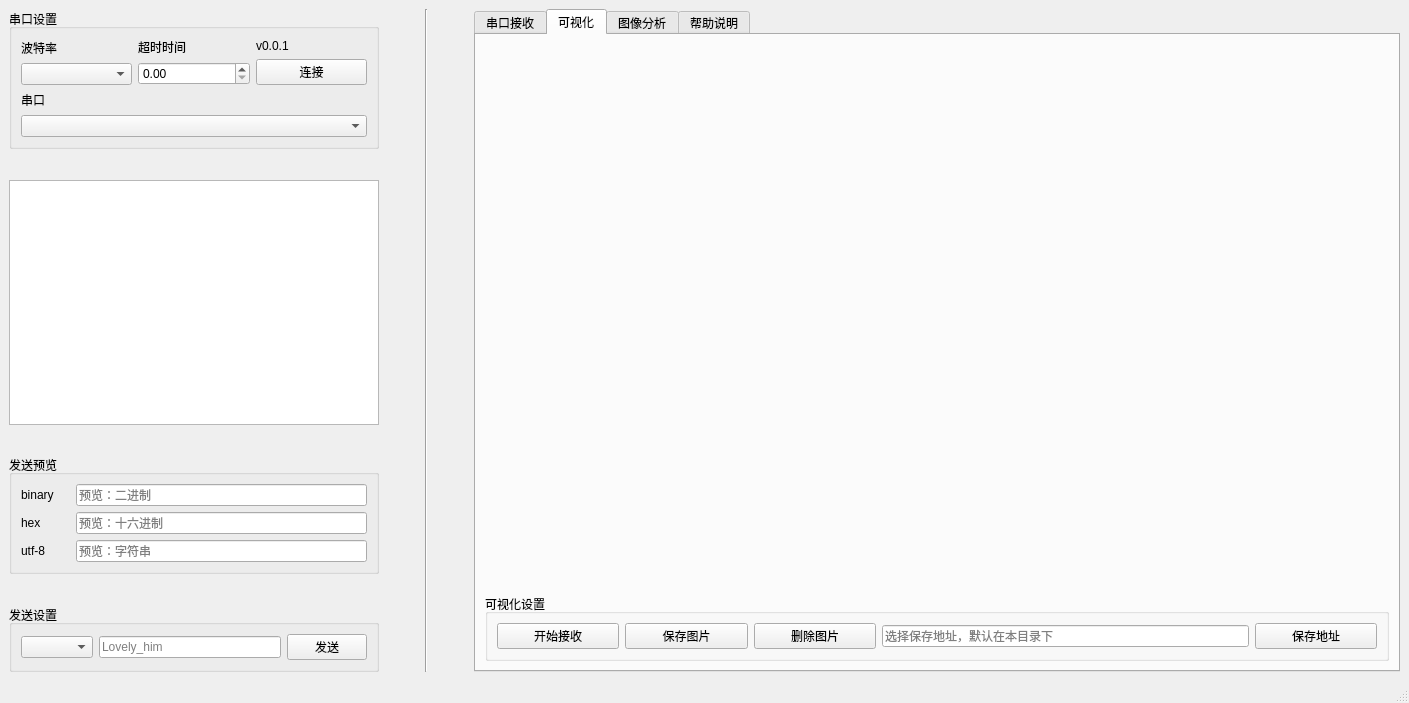
<?xml version="1.0" encoding="UTF-8"?>
<ui version="4.0">
 <class>MainWindow</class>
 <widget class="QMainWindow" name="MainWindow">
  <property name="geometry">
   <rect>
    <x>0</x>
    <y>0</y>
    <width>1409</width>
    <height>703</height>
   </rect>
  </property>
  <property name="windowTitle">
   <string>MainWindow</string>
  </property>
  <widget class="QWidget" name="centralwidget">
   <layout class="QHBoxLayout" name="horizontalLayout_10" stretch="10,0,0,0,25">
    <item>
     <layout class="QVBoxLayout" name="verticalLayout_7" stretch="0,1,10,1,0,1,0">
      <item>
       <widget class="QGroupBox" name="groupBox">
        <property name="sizePolicy">
         <sizepolicy hsizetype="Preferred" vsizetype="Preferred">
          <horstretch>0</horstretch>
          <verstretch>0</verstretch>
         </sizepolicy>
        </property>
        <property name="title">
         <string>串口设置</string>
        </property>
        <layout class="QVBoxLayout" name="verticalLayout_14">
         <item>
          <layout class="QHBoxLayout" name="horizontalLayout">
           <item>
            <layout class="QVBoxLayout" name="verticalLayout_2">
             <item>
              <widget class="QLabel" name="label_2">
               <property name="text">
                <string>波特率</string>
               </property>
              </widget>
             </item>
             <item>
              <widget class="QComboBox" name="comboBox_2"/>
             </item>
            </layout>
           </item>
           <item>
            <layout class="QVBoxLayout" name="verticalLayout_3">
             <item>
              <widget class="QLabel" name="label_3">
               <property name="text">
                <string>超时时间</string>
               </property>
              </widget>
             </item>
             <item>
              <widget class="QDoubleSpinBox" name="doubleSpinBox"/>
             </item>
            </layout>
           </item>
           <item>
            <layout class="QVBoxLayout" name="verticalLayout_4">
             <item>
              <widget class="QLabel" name="label_4">
               <property name="text">
                <string>v0.0.1</string>
               </property>
              </widget>
             </item>
             <item>
              <widget class="QPushButton" name="pushButton">
               <property name="text">
                <string>连接</string>
               </property>
              </widget>
             </item>
            </layout>
           </item>
          </layout>
         </item>
         <item>
          <layout class="QVBoxLayout" name="verticalLayout">
           <item>
            <widget class="QLabel" name="label">
             <property name="sizePolicy">
              <sizepolicy hsizetype="Preferred" vsizetype="Preferred">
               <horstretch>0</horstretch>
               <verstretch>0</verstretch>
              </sizepolicy>
             </property>
             <property name="minimumSize">
              <size>
               <width>0</width>
               <height>0</height>
              </size>
             </property>
             <property name="text">
              <string>串口</string>
             </property>
            </widget>
           </item>
           <item>
            <widget class="QComboBox" name="comboBox"/>
           </item>
          </layout>
         </item>
        </layout>
       </widget>
      </item>
      <item>
       <spacer name="verticalSpacer_2">
        <property name="orientation">
         <enum>Qt::Vertical</enum>
        </property>
        <property name="sizeHint" stdset="0">
         <size>
          <width>20</width>
          <height>40</height>
         </size>
        </property>
       </spacer>
      </item>
      <item>
       <widget class="QTextBrowser" name="textBrowser_3"/>
      </item>
      <item>
       <spacer name="verticalSpacer_3">
        <property name="orientation">
         <enum>Qt::Vertical</enum>
        </property>
        <property name="sizeHint" stdset="0">
         <size>
          <width>20</width>
          <height>40</height>
         </size>
        </property>
       </spacer>
      </item>
      <item>
       <widget class="QGroupBox" name="groupBox_2">
        <property name="title">
         <string>发送预览</string>
        </property>
        <layout class="QVBoxLayout" name="verticalLayout_5">
         <item>
          <layout class="QHBoxLayout" name="horizontalLayout_2">
           <item>
            <widget class="QLabel" name="label_5">
             <property name="sizePolicy">
              <sizepolicy hsizetype="Preferred" vsizetype="Preferred">
               <horstretch>1</horstretch>
               <verstretch>0</verstretch>
              </sizepolicy>
             </property>
             <property name="text">
              <string>binary</string>
             </property>
            </widget>
           </item>
           <item>
            <widget class="QLineEdit" name="lineEdit">
             <property name="sizePolicy">
              <sizepolicy hsizetype="Expanding" vsizetype="Fixed">
               <horstretch>6</horstretch>
               <verstretch>0</verstretch>
              </sizepolicy>
             </property>
             <property name="placeholderText">
              <string>预览：二进制</string>
             </property>
            </widget>
           </item>
          </layout>
         </item>
         <item>
          <layout class="QHBoxLayout" name="horizontalLayout_3">
           <item>
            <widget class="QLabel" name="label_6">
             <property name="sizePolicy">
              <sizepolicy hsizetype="Preferred" vsizetype="Preferred">
               <horstretch>1</horstretch>
               <verstretch>0</verstretch>
              </sizepolicy>
             </property>
             <property name="text">
              <string>hex</string>
             </property>
            </widget>
           </item>
           <item>
            <widget class="QLineEdit" name="lineEdit_2">
             <property name="sizePolicy">
              <sizepolicy hsizetype="Expanding" vsizetype="Fixed">
               <horstretch>6</horstretch>
               <verstretch>0</verstretch>
              </sizepolicy>
             </property>
             <property name="placeholderText">
              <string>预览：十六进制</string>
             </property>
            </widget>
           </item>
          </layout>
         </item>
         <item>
          <layout class="QHBoxLayout" name="horizontalLayout_4">
           <item>
            <widget class="QLabel" name="label_9">
             <property name="sizePolicy">
              <sizepolicy hsizetype="Preferred" vsizetype="Preferred">
               <horstretch>1</horstretch>
               <verstretch>0</verstretch>
              </sizepolicy>
             </property>
             <property name="text">
              <string>utf-8</string>
             </property>
            </widget>
           </item>
           <item>
            <widget class="QLineEdit" name="lineEdit_3">
             <property name="sizePolicy">
              <sizepolicy hsizetype="Expanding" vsizetype="Fixed">
               <horstretch>6</horstretch>
               <verstretch>0</verstretch>
              </sizepolicy>
             </property>
             <property name="placeholderText">
              <string>预览：字符串</string>
             </property>
            </widget>
           </item>
          </layout>
         </item>
        </layout>
       </widget>
      </item>
      <item>
       <spacer name="verticalSpacer_4">
        <property name="orientation">
         <enum>Qt::Vertical</enum>
        </property>
        <property name="sizeHint" stdset="0">
         <size>
          <width>20</width>
          <height>40</height>
         </size>
        </property>
       </spacer>
      </item>
      <item>
       <widget class="QGroupBox" name="groupBox_3">
        <property name="title">
         <string>发送设置</string>
        </property>
        <layout class="QVBoxLayout" name="verticalLayout_6">
         <item>
          <layout class="QHBoxLayout" name="horizontalLayout_5">
           <item>
            <widget class="QComboBox" name="comboBox_3"/>
           </item>
           <item>
            <widget class="QLineEdit" name="lineEdit_7">
             <property name="placeholderText">
              <string>Lovely_him</string>
             </property>
            </widget>
           </item>
           <item>
            <widget class="QPushButton" name="pushButton_2">
             <property name="text">
              <string>发送</string>
             </property>
            </widget>
           </item>
          </layout>
         </item>
        </layout>
       </widget>
      </item>
     </layout>
    </item>
    <item>
     <spacer name="horizontalSpacer">
      <property name="orientation">
       <enum>Qt::Horizontal</enum>
      </property>
      <property name="sizeHint" stdset="0">
       <size>
        <width>40</width>
        <height>20</height>
       </size>
      </property>
     </spacer>
    </item>
    <item>
     <widget class="Line" name="line">
      <property name="orientation">
       <enum>Qt::Vertical</enum>
      </property>
     </widget>
    </item>
    <item>
     <spacer name="horizontalSpacer_2">
      <property name="orientation">
       <enum>Qt::Horizontal</enum>
      </property>
      <property name="sizeHint" stdset="0">
       <size>
        <width>40</width>
        <height>20</height>
       </size>
      </property>
     </spacer>
    </item>
    <item>
     <widget class="QTabWidget" name="tabWidget">
      <property name="sizePolicy">
       <sizepolicy hsizetype="Expanding" vsizetype="Expanding">
        <horstretch>0</horstretch>
        <verstretch>0</verstretch>
       </sizepolicy>
      </property>
      <property name="currentIndex">
       <number>1</number>
      </property>
      <widget class="QWidget" name="tab_3">
       <attribute name="title">
        <string>串口接收</string>
       </attribute>
       <layout class="QVBoxLayout" name="verticalLayout_11">
        <item>
         <widget class="QTextBrowser" name="textBrowser_2"/>
        </item>
        <item>
         <widget class="QGroupBox" name="groupBox_4">
          <property name="title">
           <string>接收设置</string>
          </property>
          <layout class="QHBoxLayout" name="horizontalLayout_7">
           <item>
            <widget class="QPushButton" name="pushButton_7">
             <property name="text">
              <string>开始接收</string>
             </property>
            </widget>
           </item>
           <item>
            <widget class="QPushButton" name="pushButton_3">
             <property name="text">
              <string>清空</string>
             </property>
            </widget>
           </item>
           <item>
            <widget class="QRadioButton" name="radioButton_4">
             <property name="text">
              <string>binary</string>
             </property>
             <attribute name="buttonGroup">
              <string notr="true">buttonGroup</string>
             </attribute>
            </widget>
           </item>
           <item>
            <widget class="QRadioButton" name="radioButton_2">
             <property name="text">
              <string>hex</string>
             </property>
             <attribute name="buttonGroup">
              <string notr="true">buttonGroup</string>
             </attribute>
            </widget>
           </item>
           <item>
            <widget class="QRadioButton" name="radioButton">
             <property name="text">
              <string>uint8</string>
             </property>
             <attribute name="buttonGroup">
              <string notr="true">buttonGroup</string>
             </attribute>
            </widget>
           </item>
           <item>
            <widget class="QRadioButton" name="radioButton_3">
             <property name="text">
              <string>utf-8</string>
             </property>
             <property name="checked">
              <bool>true</bool>
             </property>
             <attribute name="buttonGroup">
              <string notr="true">buttonGroup</string>
             </attribute>
            </widget>
           </item>
          </layout>
         </widget>
        </item>
       </layout>
      </widget>
      <widget class="QWidget" name="tab">
       <attribute name="title">
        <string>可视化</string>
       </attribute>
       <layout class="QVBoxLayout" name="verticalLayout_10">
        <item>
         <widget class="GraphicsLayoutWidget" name="widget" native="true">
          <property name="sizePolicy">
           <sizepolicy hsizetype="Preferred" vsizetype="Preferred">
            <horstretch>0</horstretch>
            <verstretch>10</verstretch>
           </sizepolicy>
          </property>
         </widget>
        </item>
        <item>
         <widget class="QGroupBox" name="groupBox_5">
          <property name="title">
           <string>可视化设置</string>
          </property>
          <layout class="QHBoxLayout" name="horizontalLayout_11" stretch="1,1,1,3,1">
           <item>
            <widget class="QPushButton" name="pushButton_11">
             <property name="text">
              <string>开始接收</string>
             </property>
            </widget>
           </item>
           <item>
            <widget class="QPushButton" name="pushButton_10">
             <property name="text">
              <string>保存图片</string>
             </property>
            </widget>
           </item>
           <item>
            <widget class="QPushButton" name="pushButton_9">
             <property name="text">
              <string>删除图片</string>
             </property>
            </widget>
           </item>
           <item>
            <widget class="QLineEdit" name="lineEdit_8">
             <property name="placeholderText">
              <string>选择保存地址，默认在本目录下</string>
             </property>
            </widget>
           </item>
           <item>
            <widget class="QPushButton" name="pushButton_5">
             <property name="text">
              <string>保存地址</string>
             </property>
            </widget>
           </item>
          </layout>
         </widget>
        </item>
       </layout>
      </widget>
      <widget class="QWidget" name="tab_2">
       <attribute name="title">
        <string>图像分析</string>
       </attribute>
       <layout class="QHBoxLayout" name="horizontalLayout_6">
        <item>
         <layout class="QVBoxLayout" name="verticalLayout_9">
          <item>
           <widget class="GraphicsLayoutWidget" name="widget_2" native="true"/>
          </item>
          <item>
           <widget class="QProgressBar" name="progressBar">
            <property name="value">
             <number>24</number>
            </property>
           </widget>
          </item>
          <item>
           <widget class="GraphicsLayoutWidget" name="widget_3" native="true"/>
          </item>
         </layout>
        </item>
        <item>
         <layout class="QVBoxLayout" name="verticalLayout_8">
          <item>
           <widget class="QPushButton" name="pushButton_6">
            <property name="text">
             <string>开始</string>
            </property>
           </widget>
          </item>
          <item>
           <widget class="QPushButton" name="pushButton_8">
            <property name="text">
             <string>待定</string>
            </property>
           </widget>
          </item>
          <item>
           <spacer name="verticalSpacer">
            <property name="orientation">
             <enum>Qt::Vertical</enum>
            </property>
            <property name="sizeHint" stdset="0">
             <size>
              <width>20</width>
              <height>40</height>
             </size>
            </property>
           </spacer>
          </item>
         </layout>
        </item>
       </layout>
      </widget>
      <widget class="QWidget" name="tab_4">
       <attribute name="title">
        <string>帮助说明</string>
       </attribute>
       <layout class="QVBoxLayout" name="verticalLayout_13">
        <item>
         <layout class="QHBoxLayout" name="horizontalLayout_9">
          <item>
           <widget class="QLabel" name="label_10">
            <property name="text">
             <string>待定：图标</string>
            </property>
           </widget>
          </item>
          <item>
           <widget class="QLabel" name="label_11">
            <property name="text">
             <string>待定：说明</string>
            </property>
           </widget>
          </item>
          <item>
           <widget class="QPushButton" name="pushButton_4">
            <property name="text">
             <string>待定：帮助</string>
            </property>
           </widget>
          </item>
         </layout>
        </item>
        <item>
         <widget class="QTextBrowser" name="textBrowser"/>
        </item>
       </layout>
      </widget>
     </widget>
    </item>
   </layout>
  </widget>
  <widget class="QMenuBar" name="menubar">
   <property name="geometry">
    <rect>
     <x>0</x>
     <y>0</y>
     <width>1409</width>
     <height>26</height>
    </rect>
   </property>
  </widget>
  <widget class="QStatusBar" name="statusbar"/>
 </widget>
 <customwidgets>
  <customwidget>
   <class>GraphicsLayoutWidget</class>
   <extends>QWidget</extends>
   <header>pyqtgraph</header>
   <container>1</container>
  </customwidget>
 </customwidgets>
 <resources/>
 <connections/>
 <buttongroups>
  <buttongroup name="buttonGroup"/>
 </buttongroups>
</ui>
